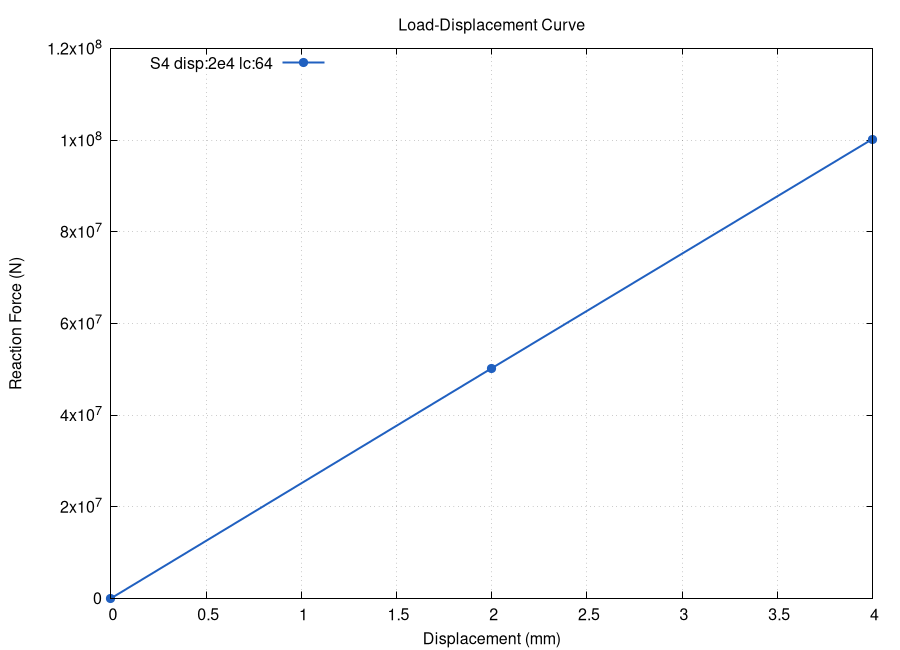

The gnuplot source for this figure:
set terminal pngcairo size 900,650 enhanced font 'Arial,12'
set output 'graph_S4_2e4_64.png'
set xlabel 'Displacement (mm)'
set ylabel 'Reaction Force (N)'
set title 'Load-Displacement Curve'
set grid
set key top left

plot \
    'S4_2e4_64.dat'    using 2:(-$4) with linespoints pt 7 ps 1.2 lw 2 lc rgb '#2060c0' title 'S4 disp:2e4 lc:64'
    
